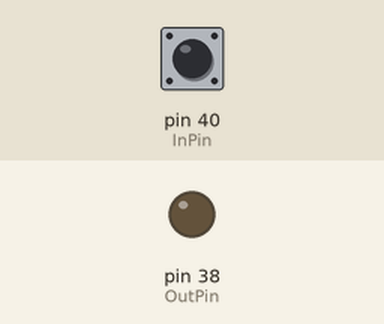
Recording of a program running on a simulated Raspberry Pi (header pin numbers). Shown: output pins drawn as LEDs (lit = HIGH). Inputs (shaded band) come from the test bench; at power-on: pin 40 (InPin) HIGH.

Above: at 1.2 s.
1.3 s: pin 40 (InPin) pulled LOW for 0.15 s
At 1.37 s:
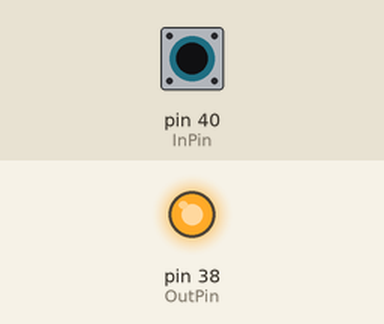
2.9 s: pin 40 (InPin) pulled LOW for 3.2 s
At 7.4 s:
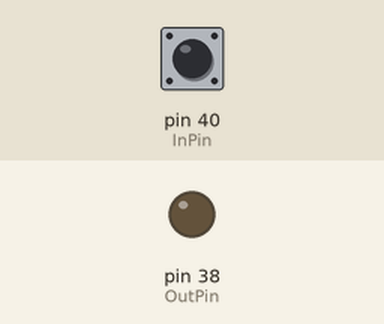
Timing chart, 0 to 8.9 s (numbered marks = the images above; inputs shaded):
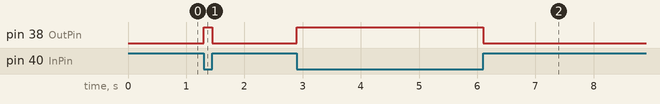

Measured:
- after the input at 1.3 s, pin 38 (OutPin): LOW → HIGH at once, → LOW 0.15 s later
- after the input at 2.9 s, pin 38 (OutPin): LOW → HIGH at once, → LOW 3.2 s later

The program:

LEDBlinking.py
```python
import RPi.GPIO as GPIO
from time import sleep
delay=0.1
InPin=40
OutPin=38
GPIO.setmode(GPIO.BOARD)
GPIO.setup(InPin, GPIO.IN,pull_up_down=GPIO.PUD_UP)
GPIO.setup(OutPin, GPIO.OUT)
try:
    while True:
        readVal=GPIO.input(InPin)
        if readVal==1:
            GPIO.output(OutPin, 0)
        else:
            GPIO.output(OutPin, 1)
except KeyboardInterrupt:
    GPIO.cleanup()
```
